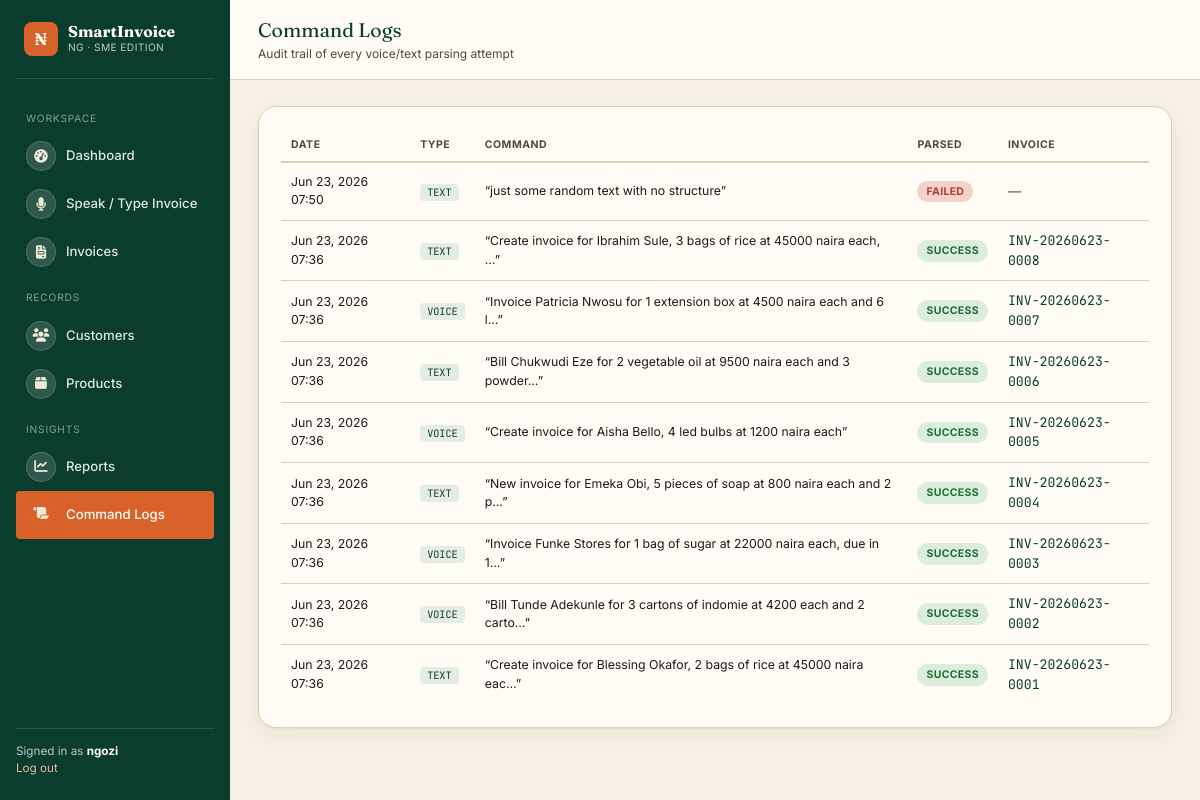
The page /command-logs/ (signed in) on the database as committed earlier.
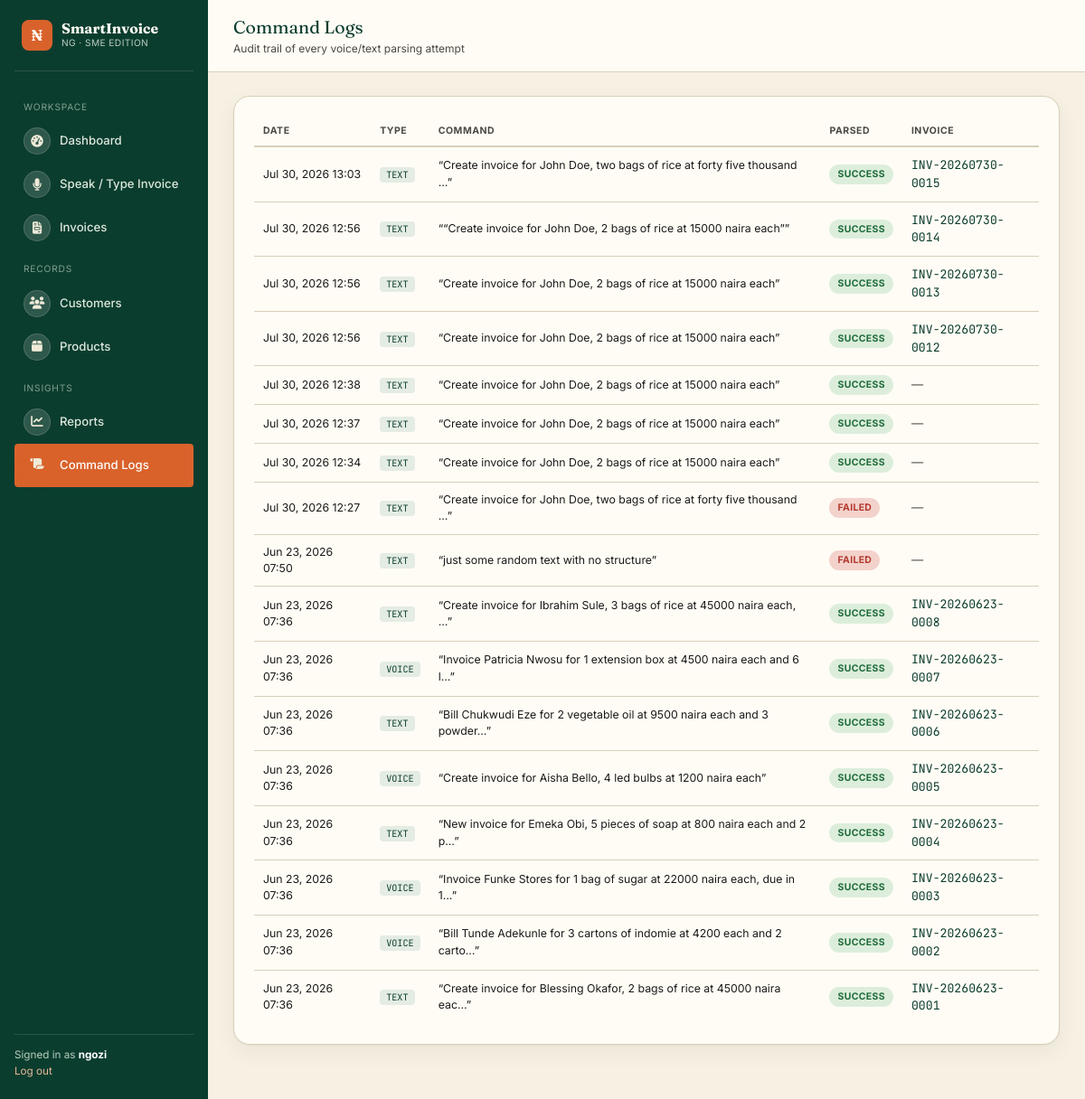
The same page on the database as committed later.
### invoices/models.py (models this page shows, shortened)
class CommandLog(models.Model):
    INPUT_CHOICES = [("TEXT", "Text"), ("VOICE", "Voice")]
    business = models.ForeignKey(Business, on_delete=models.CASCADE, related_name="command_logs")
    user = models.ForeignKey(User, on_delete=models.SET_NULL, null=True)
    input_type = models.CharField(max_length=10, choices=INPUT_CHOICES)
    raw_text = models.TextField()
    parsed_successfully = models.BooleanField(default=False)
    parsed_data = models.JSONField(blank=True, null=True)
    resulting_invoice = models.ForeignKey(
        Invoice, on_delete=models.SET_NULL, null=True, blank=True, related_name="command_logs"
    )
    error_message = models.CharField(max_length=255, blank=True)
    created_at = models.DateTimeField(auto_now_add=True)
    class Meta:
        ordering = ["-created_at"]

class Invoice(models.Model):
    STATUS_CHOICES = [
        ("DRAFT", "Draft"),
        ("UNPAID", "Unpaid"),
        ("PARTIALLY_PAID", "Partially Paid"),
        ("PAID", "Paid"),
        ("OVERDUE", "Overdue"),
        ("CANCELLED", "Cancelled"),
    ]
    SOURCE_CHOICES = [
        ("TEXT", "Text Input"),
        ("VOICE", "Voice Input"),
        ("MANUAL", "Manual Form"),
    ]
    invoice_id = models.UUIDField(default=uuid.uuid4, editable=False, unique=True)
    invoice_number = models.CharField(max_length=30, unique=True, blank=True)
    business = models.ForeignKey(Business, on_delete=models.CASCADE, related_name="invoices")
    customer = models.ForeignKey(Customer, on_delete=models.CASCADE, related_name="invoices")
    issue_date = models.DateField(default=timezone.now)
    due_date = models.DateField(null=True, blank=True)
    status = models.CharField(max_length=20, choices=STATUS_CHOICES, default="UNPAID")
    source = models.CharField(max_length=10, choices=SOURCE_CHOICES, default="TEXT")
    raw_command_text = models.TextField(
        blank=True, help_text="The original text or transcribed voice command used to create this invoice."
    )
    notes = models.TextField(blank=True)
    discount = models.DecimalField(max_digits=12, decimal_places=2, default=0)
    tax_percent = models.DecimalField(max_digits=5, decimal_places=2, default=0)
    created_by = models.ForeignKey(User, on_delete=models.SET_NULL, null=True, related_name="invoices_created")
    created_at = models.DateTimeField(auto_now_add=True)
    updated_at = models.DateTimeField(auto_now=True)
    class Meta:
        ordering = ["-created_at"]

### invoices/views.py (the view)
# urls.py: path("command-logs/", views.command_log_list, name="command_log_list"),
@login_required
def command_log_list(request):
    business = _get_business(request)
    logs = CommandLog.objects.filter(business=business).order_by("-created_at")
    return render(request, "invoices/command_log_list.html", {"logs": logs})

### invoices/views.py (called while the page is built)
def _get_business(request):
    return get_object_or_404(Business, owner=request.user)

### invoices/templates/invoices/command_log_list.html (shortened to what this page needs)
{% extends "invoices/base.html" %}
{% block page_title %}Command Logs{% endblock %}
{% block page_sub %}Audit trail of every voice/text parsing attempt{% endblock %}
{% block content %}
<div class="card">
  {% if logs %}
  <table>
    <thead><tr><th>Date</th><th>Type</th><th>Command</th><th>Parsed</th><th>Invoice</th></tr></thead>
    <tbody>
      {% for log in logs %}
      <tr>
        <td class="text-sm">{{ log.created_at|date:"M d, Y H:i" }}</td>
        <td><span class="source-tag">{{ log.get_input_type_display }}</span></td>
        <td class="text-sm">&ldquo;{{ log.raw_text|truncatechars:70 }}&rdquo;</td>
        <td>
          {% if log.parsed_successfully %}
          <span class="badge badge-paid">Success</span>
          {% else %}
          <span class="badge badge-overdue">Failed</span>
          {% endif %}
        </td>
        <td>
          {% if log.resulting_invoice %}
          <a href="{% url 'invoice_detail' log.resulting_invoice.pk %}" class="mono">{{ log.resulting_invoice.invoice_number }}</a>
          {% else %}
          <span class="text-soft">&mdash;</span>
          {% endif %}
        </td>
      </tr>
      {% endfor %}
    </tbody>
  </table>
  {% else %}
  <div class="empty-state">
    <div class="icon">&#128220;</div>
    <p>No commands logged yet. Try creating an invoice by voice or text.</p>
  </div>
  {% endif %}
</div>
{% endblock %}

Rows that differ between the two databases and show on the page:
added CommandLog: created_at "Jul 30, 2026 13:03", input_type "TEXT", raw_text "Create invoice for John Doe, two bags of rice at forty five thousand …", parsed_successfully "SUCCESS", resulting_invoice.invoice_number "INV-20260730-0015"
added CommandLog: created_at "Jul 30, 2026 12:56", input_type "TEXT", raw_text "“Create invoice for John Doe, 2 bags of rice at 15000 naira each”", parsed_successfully "SUCCESS", resulting_invoice.invoice_number "INV-20260730-0014"
added CommandLog: created_at "Jul 30, 2026 12:56", input_type "TEXT", raw_text "Create invoice for John Doe, 2 bags of rice at 15000 naira each", parsed_successfully "SUCCESS", resulting_invoice.invoice_number "INV-20260730-0013"
added CommandLog: created_at "Jul 30, 2026 12:56", input_type "TEXT", raw_text "Create invoice for John Doe, 2 bags of rice at 15000 naira each", parsed_successfully "SUCCESS", resulting_invoice.invoice_number "INV-20260730-0012"
added CommandLog: created_at "Jul 30, 2026 12:38", input_type "TEXT", raw_text "Create invoice for John Doe, 2 bags of rice at 15000 naira each", parsed_successfully "SUCCESS"
added CommandLog: created_at "Jul 30, 2026 12:37", input_type "TEXT", raw_text "Create invoice for John Doe, 2 bags of rice at 15000 naira each", parsed_successfully "SUCCESS"
added CommandLog: created_at "Jul 30, 2026 12:34", input_type "TEXT", raw_text "Create invoice for John Doe, 2 bags of rice at 15000 naira each", parsed_successfully "SUCCESS"
added CommandLog: created_at "Jul 30, 2026 12:27", input_type "TEXT", raw_text "Create invoice for John Doe, two bags of rice at forty five thousand …", parsed_successfully "FAILED"
